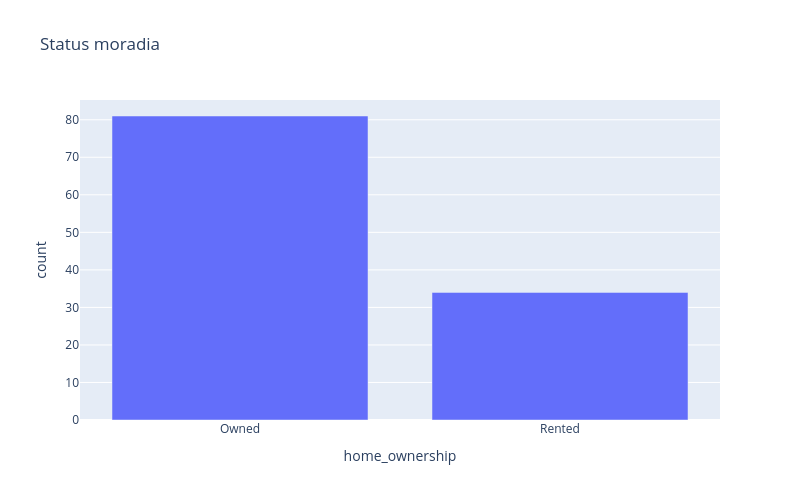

Notebook source saved alongside this figure:
### Markdown cell above
A maior parcela das pessoas possui nível superior ou mais (68%), sendo o nível superior completo a faixa de formação predominante com aproximadamente 28%.

### Code cell
df_count = df['home_ownership'].value_counts().reset_index()
df_count.columns = ['home_ownership', 'count']
fig = px.bar(
    df_count,
    x='home_ownership',
    y='count',
    title='Status moradia'
)
fig.update_layout(width=800, height=500)

fig.show()

### Figure 1 — Plotly figure (JSON) as saved in the notebook; plotly's stock layout.template omitted (floating-point values rounded to 4 significant figures)
{"data": [{"hovertemplate": "home_ownership=%{x}<br>count=%{y}<extra></extra>", "legendgroup": "", "marker": {"color": "#636efa", "pattern": {"shape": ""}}, "name": "", "orientation": "v", "showlegend": false, "textposition": "auto", "type": "bar", "x": ["Owned", "Rented"], "xaxis": "x", "y": [81, 34], "yaxis": "y"}], "layout": {"barmode": "relative", "height": 500, "legend": {"tracegroupgap": 0}, "title": {"text": "Status moradia"}, "width": 800, "xaxis": {"anchor": "y", "domain": [0, 1], "title": {"text": "home_ownership"}}, "yaxis": {"anchor": "x", "domain": [0, 1], "title": {"text": "count"}}}}
